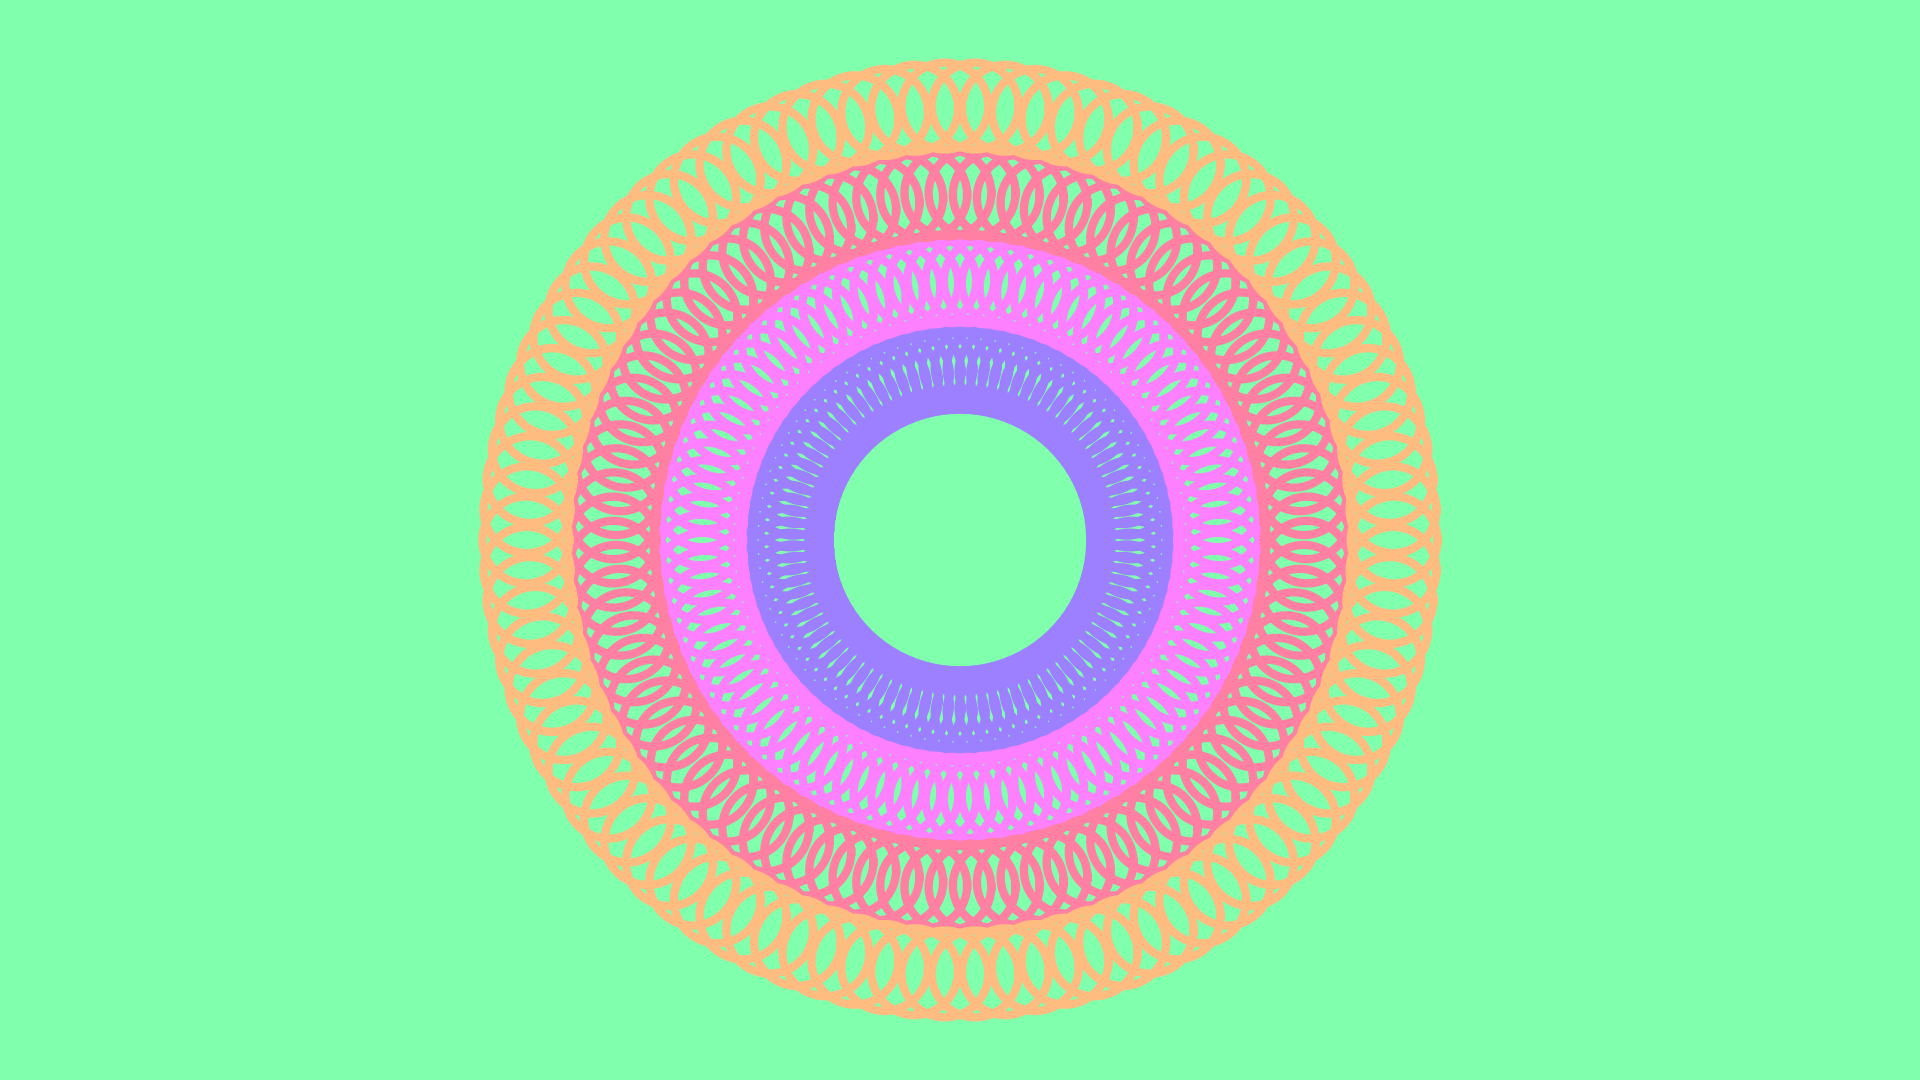

Source code (Python):
from pathlib import Path

import matplotlib.pyplot as plt
import numpy as np


def cross_xz(f: np.ndarray, p: np.ndarray) -> np.ndarray:
    return p - f * p[1] / f[1]


def hsv2rgb(h: float=0.0, s: float=1.0, v: float=1.0) -> str:
    rgb: np.ndarray = (255 * ((np.clip(np.abs(np.modf(h + np.array([0.0, 2.0, 1.0]) / 3)[0] * 6 - 3) - 1, 0, 1) - 1) * s + 1) * v).round(0).astype(int)
    return "#" + "".join(f"{i:02x}" for i in rgb)


def main() -> None:
    # config
    fp: Path = Path(__file__).resolve().with_suffix(".png")
    plt.rcParams["figure.dpi"] = 100
    plt.rcParams["figure.figsize"] = [19.2, 10.8]
    rng: np.random.Generator = np.random.default_rng()
    offset: float = rng.random()
    saturation: float = 0.5
    value: float = 1.0
    bgc: str = hsv2rgb(offset, saturation, value)
    # generate figure
    fig: plt.Figure
    ax: plt.Axes
    fig, ax = plt.subplots()
    # plot
    t: np.ndarray = np.linspace(0, 2*np.pi, 1+3600, endpoint=True)
    c: np.ndarray = np.cos(t)
    s: np.ndarray = np.sin(t)
    r1: float = 1
    n: int = 90
    m: int = 4
    for j in range(m):
        hue: float = offset + 0.5 + (j-0.5*m+0.5)/m*0.5
        color: str = hsv2rgb(hue, saturation, value)
        r0: float = 4+2*j
        for i in range(n):
            th: float = 2*np.pi * i/n
            ax.plot(r0*np.cos(th)+r1*c, r0*np.sin(th)+r1*s, color=color, linewidth=6)
    # arrange
    #ax.set_xlim(0, 1)
    #ax.set_ylim(0, 1)
    ax.axis("off")
    ax.set_aspect("equal")
    ax.set_facecolor(bgc)
    fig.set_facecolor(bgc)
    fig.tight_layout()
    # output
    fig.savefig(fp)
    plt.cla()
    plt.clf()
    plt.close(fig)
    return None


if __name__ == "__main__":
    main()
